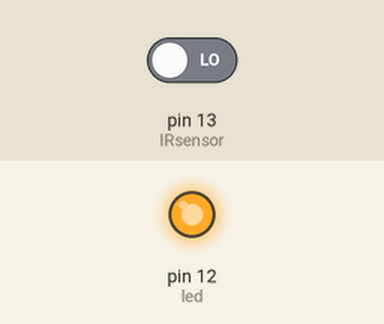
This sketch was run on a simulated Arduino Uno, built with avr-gcc and run on an emulated ATmega328P. Parts: output pins drawn as LEDs (lit = HIGH). The test bench sets the inputs (shaded band); at power-on: pin 13 (IRsensor) LOW.

Above: at 1.2 s.
1.3 s: pin 13 (IRsensor) driven HIGH
At 1.6 s:
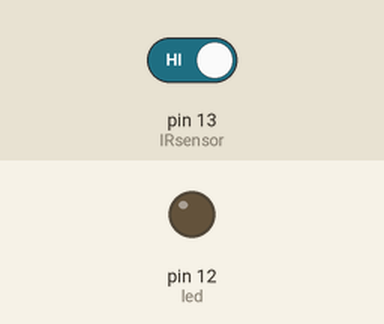
2.8 s: pin 13 (IRsensor) driven LOW
At 3.9 s:
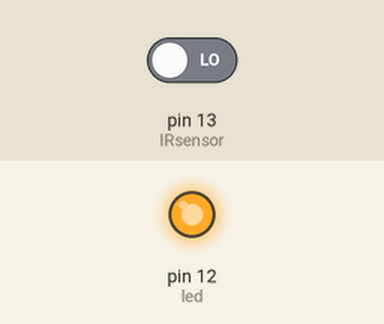
Timing chart, 0 to 5.8 s (numbered marks = the images above; inputs shaded):
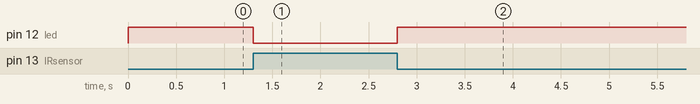

Measured:
- after the input at 1.3 s, pin 12 (led): HIGH → LOW at once
- after the input at 2.8 s, pin 12 (led): LOW → HIGH at once

The sketch:

IR.ino
```cpp
int IRsensor=13;
int led=12;
int Status;


void setup() {
  // put your setup code here, to run once:
pinMode(IRsensor,INPUT);
pinMode(led,OUTPUT);

}

void loop() {
  // put your main code here, to run repeatedly:
digitalWrite(led,HIGH);
Status = digitalRead(IRsensor);
if(Status==1){
  digitalWrite(led,LOW);
  delay(300);
}
}
```
